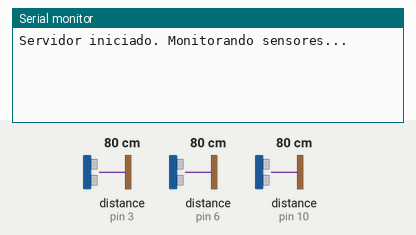
The sketch below on a simulated Arduino Uno, built with avr-gcc and run on an emulated ATmega328P. On the bench: the last lines printed to the serial monitor. Wiring (inferred from the names in the program): 3 × ultrasonic range finder: trigger pin 5, echo pin 3 / trigger pin 9, echo pin 6 / trigger pin 11, echo pin 10. The inputs (shaded band) are chosen by the test bench; at power-on: distance to the obstacle (sensors on pin 3, pin 6, pin 10) 80 cm. The echo pulse lasts 58.3 µs per cm.

Above: at 1.2 s.
1.3 s: distance to the obstacle (sensor on pin 3) set to 2 cm
At 1.37 s:
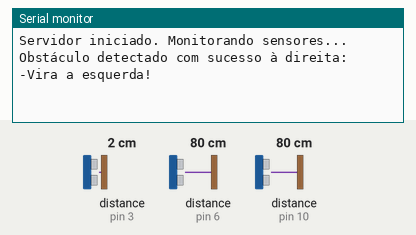
3.2 s: distance to the obstacle (sensor on pin 6) set to 2 cm
At 3.37 s:
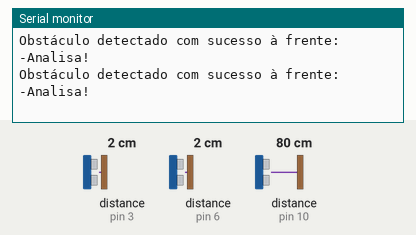
5.2 s: distance to the obstacle (sensor on pin 10) set to 2 cm
At 5.37 s:
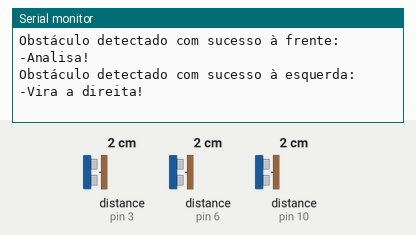
7.2 s: distance to the obstacle (sensor on pin 10) set to 9 cm
At 7.23 s:
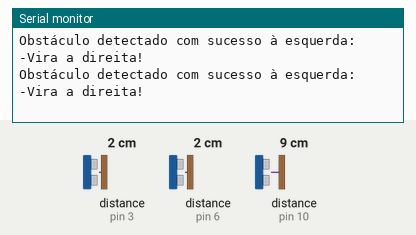
10.2 s: distance to the obstacle (sensor on pin 6) set to 18 cm
At 10.34 s:
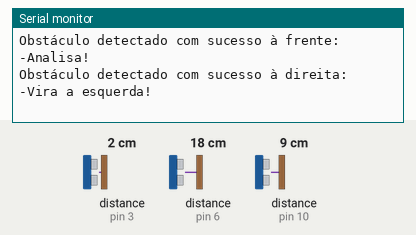
13.2 s: distance to the obstacle (sensor on pin 6) set to 4 cm
At 13.2 s:
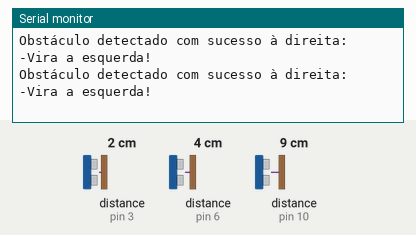

The sketch:

MichelangeloBrain.ino
```cpp
// Programação para o robô Desvia obstáculos
const int TRIG_A = 11, ECHO_A = 10; // esquerda
const int TRIG_B = 9,  ECHO_B = 6;  // frente
const int TRIG_C = 5,  ECHO_C = 3;  // direita

const double dist_limitB = 10.00; // cm
const double dist_limitLat = 5.00;
// Função padrão
long lerDistancia(int pinTrig, int pinEcho) {
  digitalWrite(pinTrig, LOW);
  delayMicroseconds(2);
  digitalWrite(pinTrig, HIGH);
  delayMicroseconds(10);
  digitalWrite(pinTrig, LOW);

  long duracao = pulseIn(pinEcho, HIGH, 25000);
  if (duracao == 0) return 999;
  return duracao / 58;
}

void setup() {
  Serial.begin(9600);

  pinMode(TRIG_A, OUTPUT); pinMode(ECHO_A, INPUT);
  pinMode(TRIG_B, OUTPUT); pinMode(ECHO_B, INPUT);
  pinMode(TRIG_C, OUTPUT); pinMode(ECHO_C, INPUT);

  Serial.println("Servidor iniciado. Monitorando sensores...");
}

void loop() {
  double distA = lerDistancia(TRIG_A, ECHO_A);
  double distB = lerDistancia(TRIG_B, ECHO_B);
  double distC = lerDistancia(TRIG_C, ECHO_C);

  bool obst_detecA = false;
  bool obst_detecB = false;
  bool obst_detecC = false;

  // Detecção
  if (distA <= dist_limitLat) {
    Serial.print("Obstáculo detectado com sucesso à esquerda: ");
    Serial.println("-Vira a direita!");
  }

  else if (distB <= dist_limitB) {
    Serial.print("Obstáculo detectado com sucesso à frente: ");
    Serial.println("-Analisa!");
  }

  else if (distC <= dist_limitLat) {
    Serial.print("Obstáculo detectado com sucesso à direita: ");
    Serial.println("-Vira a esquerda!");;
  }
}
```

Measured:
- after the input at 1.3 s, the serial monitor: prints a new line at once (image 1)
- after the input at 3.2 s, the serial monitor: prints a new line after 0.10 s (image 2)
- after the input at 5.2 s, the serial monitor: prints a new line after 0.10 s (image 3)
- after the input at 10.2 s, the serial monitor: prints a new line after 0.08 s (image 5)
